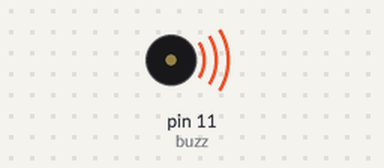
A sketch run on a simulated Arduino Uno, built with avr-gcc and run on an emulated ATmega328P. Shown: buzzer (waves = sounding).

Above: at 0.1 s.
At 3.2 s:
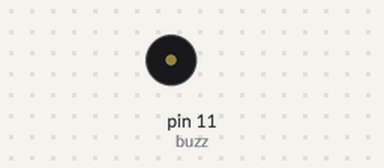
Timing chart, 0 to 7.5 s (numbered marks = the images above):
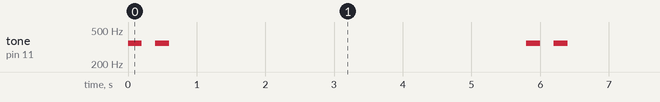

Measured:
- by itself, tone on pin 11 (buzz): repeats every 5.8 s: silent 0.20 s, 350 Hz 0.20 s, silent 5.2 s, 350 Hz 0.20 s

The sketch:

buzzer.ino
```cpp
int buzz=11;

void setup() {
  // put your setup code here, to run once:
 // 2 pins are there in which longer one is positive and connect datapin and another shorter ones connect to ground
}

void loop() {
  // put your main code here, to run repeatedly:
int i=0;
do{
  i++;
  tone(buzz, 350);
  delay(200);
  noTone(buzz);
  delay(200);

  } while(i<2);

  delay(5000);
}
```
